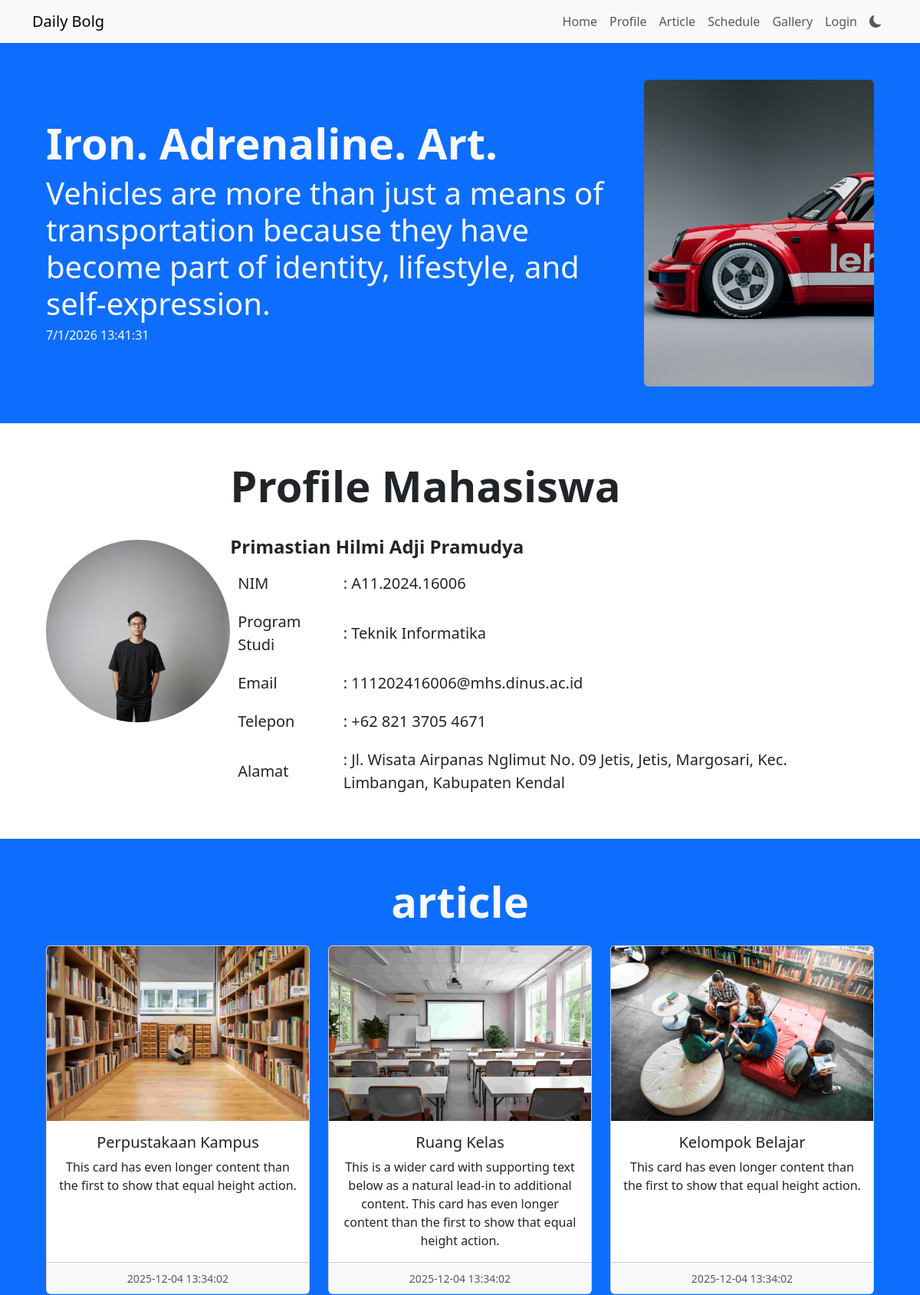
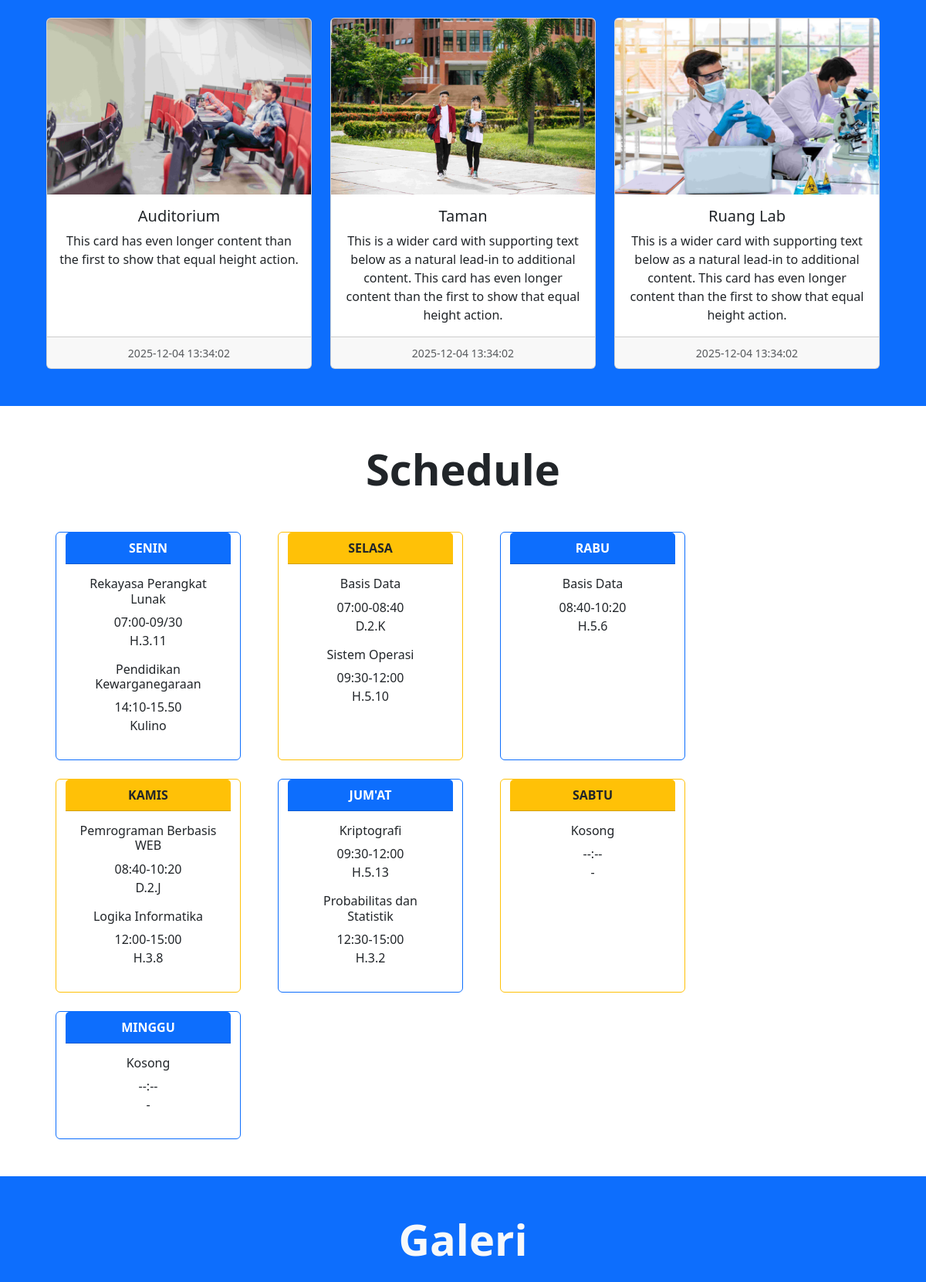
The app's page /index2.php (upper part) with its own data (2 pictures, top to bottom).
### tables this page shows
CREATE TABLE `article` (
  `id` int(11) NOT NULL,
  `judul` text DEFAULT NULL,
  `isi` text DEFAULT NULL,
  `gambar` text DEFAULT NULL,
  `tanggal` datetime DEFAULT NULL,
  `username` varchar(50) DEFAULT NULL
);

### index2.php (the view, shortened to what this page needs)
<?php
include "koneksi.php";
?>
<!doctype html>
<html lang="en">
  <head>
    <link rel="stylesheet" href="https://cdn.jsdelivr.net/npm/bootstrap-icons@1.13.1/font/bootstrap-icons.min.css">
    <link href="https://cdn.jsdelivr.net/npm/bootstrap@5.3.8/dist/css/bootstrap.min.css"
    rel="stylesheet"
>
</head>
<body>
    <nav class="navbar navbar-expand-lg bg-body-tertiary sticky-top">
        <div class="container">
            <a class="navbar-brand" href="#">Daily Bolg</a>
            <div class="collapse navbar-collapse" id="navbarSupportedContent">
            <ul class="navbar-nav ms-auto mb-2 mb-lg-0 text-dark">
                <li class="nav-item">
                <a class="nav-link" href="#hero">Home</a>
                </li>
                <li class="nav-item">
                <a class="nav-link" href="#profile">Profile</a>
                </li>
                <li class="nav-item">
                <a class="nav-link" href="#article">Article</a>
                </li>
                <li class="nav-item">
                <a class="nav-link" href="#jadwal">Schedule</a>
                </li>
                <li class="nav-item">
                <a class="nav-link" href="#gallery">Gallery</a>
                </li>
                <li class="nav-item">
                <a class="nav-link" href="login.php" target="_blank">Login</a>
                </li>
                <li class="nav-item">
                <a class="nav-link" href="#" id="darkmode">
                <i class="bi bi-moon-fill"></i>
                </a>
                </li>
            </ul>
            </div>
        </div>
    </nav>
    <section id="hero" class="text-center p-5 bg-primary text-sm-start">
        <div class="container">
            <div class="d-sm-flex flex-sm-row-reverse align-items-center justify-content-between">
                <img src="assets/img2_front.jpg" class="img-fluid rounded" width="300">
                    <div>
                        <h1 class="fw-bold display-4 text-light">Iron. Adrenaline. Art.</h1>
                        <h4 class="lead display-6 text-light">Vehicles are more than just a means of transportation because they have become part of identity, lifestyle, and self-expression.</h4>
                        <h6 class="text-light">
                            <span id="tanggal"></span>
                            <span id="jam"></span>
                        </h6>
                    </div>
            </div>
        </div>
    </section>
    <section id="profile" class="text-center p-5 text-sm-start">
        <div class="container">
            <div class="d-sm-flex flex-sm-row align-items-center justify-content-between">
            <div class="d-md-flex align-items-center justify-content-between">
                <img src="assets/profile.jpg" class="rounded-circle img-fluid" width="300">
            </div>
            <div>
                <h2 class="fw-bold display-4">Profile Mahasiswa</h2>
                <br>
                <h4 class="fw-bold text-sm-start">Primastian Hilmi Adji Pramudya</h4>
                <div>
                    <table cellpadding="10" class="lead display-9 text-start">
                        <tbody>
                             <tr>
                                <td>NIM</td>
                                <td>: A11.2024.16006</td>
                            </tr>
                            <tr>
                                <td>Program Studi</td>
                                <td>: Teknik Informatika</td>
                            </tr>
                            <tr>
                                <td>Email</td>
                                <td>: 111202416006@mhs.dinus.ac.id</td>
                            </tr>
                            <tr>
                                <td>Telepon</td>
                                <td>: +62 821 3705 4671</td>
                            </tr>
                            <tr>
                                <td>Alamat</td>
                                <td>: Jl. Wisata Airpanas Nglimut No. 09 Jetis, Jetis, Margosari, Kec. Limbangan, Kabupaten Kendal</td>
                            </tr>
                        </tbody>
                    </table>
                </div>
            </div>
            </div>
        </div>
    </section>
    <section id="article" class="text-center bg-primary p-5">
    <div class="container">
        <h1 class="fw-bold display-4 pb-3 text-light">article</h1>
        <div class="row row-cols-1 row-cols-md-3 g-4 justify-content-center">
        <?php
        $sql = "SELECT * FROM article ORDER BY tanggal DESC";
        $hasil = $conn->query($sql);
        while($row = $hasil->fetch_assoc()){
        ?>
            <div class="col">
            <div class="card h-100">
                <img src="img/<?= $row["gambar"]?>" class="card-img-top" alt="..." />
                <div class="card-body">
                <h5 class="card-title"><?= $row["judul"]?></h5>
                <p class="card-text">
                    <?= $row["isi"]?>
                </p>
                </div>
                <div class="card-footer">
                <small class="text-body-secondary">
                    <?= $row["tanggal"]?>
                </small>
                </div>
            </div>
            </div>
            <?php
        }
        ?>
        </div>
    </div>
    </section>
    <section id="jadwal" class="text-center p-5">
        <div class="container">
            <h1 class="fw-bold display-4 pb-3">Schedule</h1>
            <br>
                <div>
                    <div class="row row-cols-1 row-cols-md-3 g-4">
                        <div class="card mx-4 border-primary overflow-hidden" style="width: 15rem;">
                            <div class="card-header fw-bold bg-primary text-white">
                                SENIN
                            </div>
                            <div class="card-body ">
                                <figure>
                                <h6>Rekayasa Perangkat Lunak</h6>
                                    <ul class="list-unstyled">
                                        <li>07:00-09/30</li>
                                        <li>H.3.11</li>
                                    </ul>
                                <h6>Pendidikan Kewarganegaraan</h6>
                                    <ul class="list-unstyled">
                                        <li>14:10-15.50</li>
                                        <li>Kulino</li>
                                    </ul>
                                </figure>
                            </div>
                        </div>
                        <div class="card mx-4 border-warning overflow-hidden" style="width: 15rem;">
                            <div class="card-header fw-bold bg-warning text-dark">
                                SELASA
                            </div>
                            <div class="card-body ">
                                <figure>
                                <h6>Basis Data</h6>
                                    <ul class="list-unstyled">
                                        <li>07:00-08:40</li>
                                        <li>D.2.K</li>
                                    </ul>
                                <h6>Sistem Operasi</h6>
                                    <ul class="list-unstyled">
                                        <li>09:30-12:00</li>
                                        <li>H.5.10</li>
                                    </ul>
                                </figure>
                            </div>
                        </div>
                        <div class="card mx-4 border-primary overflow-hidden" style="width: 15rem;">
                            <div class="card-header fw-bold bg-primary text-white">
                                RABU
                            </div>
                            <div class="card-body ">
                                <figure>
                                <h6>Basis Data</h6>
                                    <ul class="list-unstyled">
                                        <li>08:40-10:20</li>
                                        <li>H.5.6</li>
                                    </ul>
                                </figure>
                            </div>
                        </div>
                        <div class="card mx-4 border-warning overflow-hidden" style="width: 15rem;">
                            <div class="card-header fw-bold bg-warning text-dark">
                                KAMIS
                            </div>
                            <div class="card-body ">
                                <figure>
                                <h6>Pemrograman Berbasis WEB</h6>
                                    <ul class="list-unstyled">
                                        <li>08:40-10:20</li>
                                        <li>D.2.J</li>
                                    </ul>
                                <h6>Logika Informatika</h6>
                                    <ul class="list-unstyled">
                                        <li>12:00-15:00</li>
                                        <li>H.3.8</li>
                                    </ul>
                                </figure>
                            </div>
                        </div>
                        <div class="card mx-4 border-primary overflow-hidden" style="width: 15rem;">
                            <div class="card-header fw-bold bg-primary text-white">
                                JUM'AT
                            </div>
                            <div class="card-body ">
                                <figure>
                                <h6>Kriptografi</h6>
                                    <ul class="list-unstyled">
                                        <li>09:30-12:00</li>
                                        <li>H.5.13</li>
                                    </ul>
                                <h6>Probabilitas dan Statistik</h6>
                                    <ul class="list-unstyled">
                                        <li>12:30-15:00</li>
                                        <li>H.3.2</li>
                                    </ul>
                                </figure>
                            </div>
                        </div>
                        <div class="card mx-4 border-warning overflow-hidden" style="width: 15rem;">
                            <div class="card-header fw-bold bg-warning text-dark">
                                SABTU
                            </div>
                            <div class="card-body ">
                                <figure>
                                <h6>Kosong</h6>
                                    <ul class="list-unstyled">
                                        <li>--:--</li>
                                        <li>-</li>
                                    </ul>
                            </div>
                        </div>
                        <div class="card mx-4 border-primary overflow-hidden" style="width: 15rem;">
                            <div class="card-header fw-bold bg-primary text-white">
                                MINGGU
                            </div>
                            <div class="card-body ">
                                <figure>
                                <h6>Kosong</h6>
                                    <ul class="list-unstyled">
                                        <li>--:--</li>
                                        <li>-</li>
                                    </ul>
                                </figure>
                            </div>
                        </div>
                    </div>
                </div>
        </div>
    </section>
    <section id="gallery" class="text-center p-5 bg-primary">
        <div class="container">
            <h1 class="fw-bold display-4 pb-3 text-light">Galeri</h1>
        </div>
    </section>
  </body>
</html>

### records on screen
article: gambar (picture), judul "Perpustakaan Kampus", isi "This card has even longer content than the first to show that equal height action.", tanggal "2025-12-04 13:34:02"
article: gambar (picture), judul "Ruang Kelas", isi "This is a wider card with supporting text below as a natural lead-in to additional content. This card has even longer content than the first to show that equal height action.", tanggal "2025-12-04 13:34:02"
article: gambar (picture), judul "Kelompok Belajar", isi "This card has even longer content than the first to show that equal height action.", tanggal "2025-12-04 13:34:02"
article: gambar (picture), judul "Auditorium", isi "This card has even longer content than the first to show that equal height action.", tanggal "2025-12-04 13:34:02"
article: gambar (picture), judul "Taman", isi "This is a wider card with supporting text below as a natural lead-in to additional content. This card has even longer content than the first to show that equal height action.", tanggal "2025-12-04 13:34:02"
article: gambar (picture), judul "Ruang Lab", isi "This is a wider card with supporting text below as a natural lead-in to additional content. This card has even longer content than the first to show that equal height action.", tanggal "2025-12-04 13:34:02"
